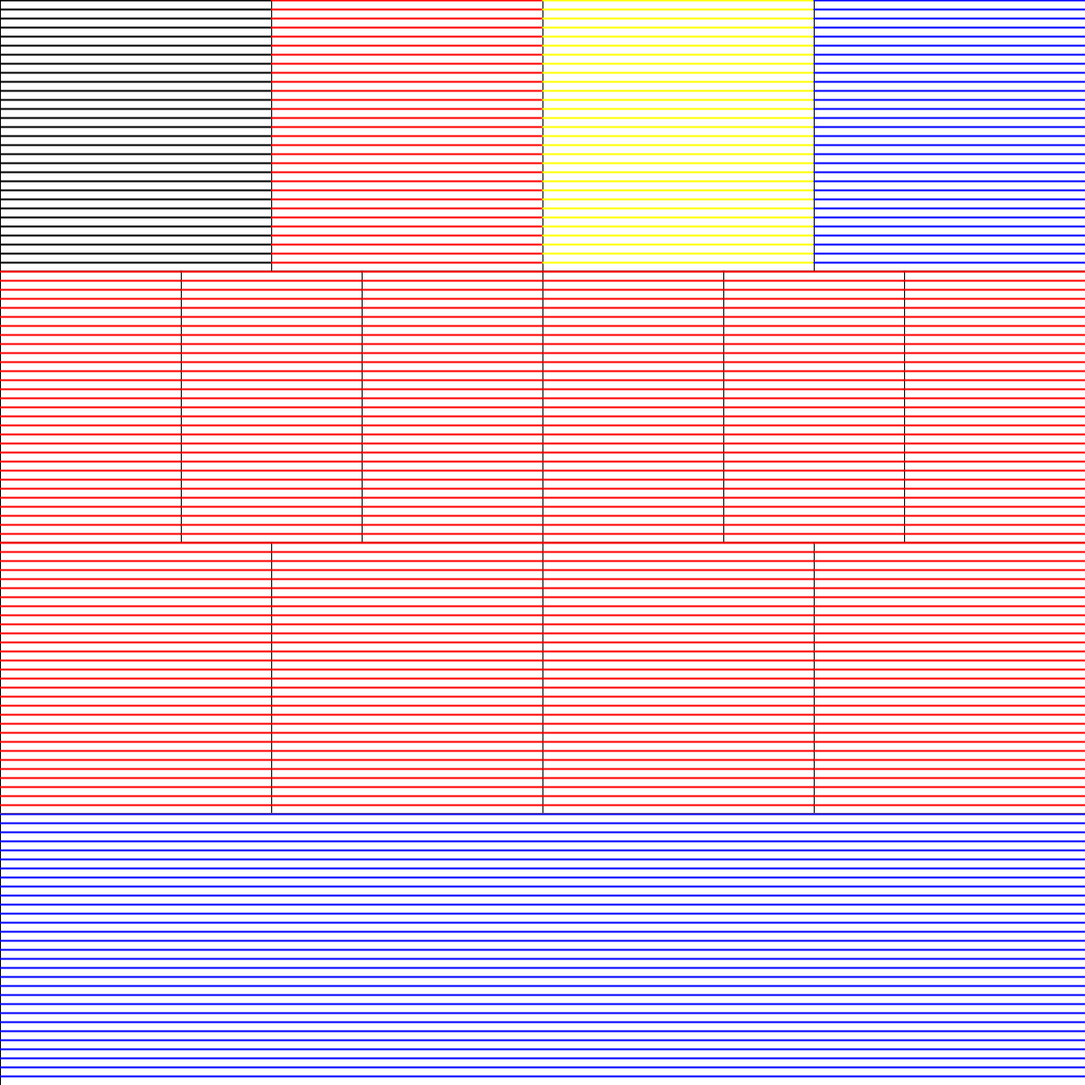
Frame 1 (no input)
Frame 60 (the mouse pressed at the canvas centre just before this capture): identical to frame 1, image omitted
Frame 120 (the mouse held since frame 60 and released just before this capture): identical to frame 1, image omitted

The Processing sketch that drew this single still picture (run headless with seeded random() and noise(); from frame 60 on, the mouse is pressed at the canvas centre):

// Processing sketch: sketch_2022_02_12_Genuary_07
// ── sketch_2022_02_12_Genuary_07.pde
int GAP = 8;
int STROKE = 2;
int quarter, sixth;
Container[] containers = new Container[32];
void setup() {
  size(1200,1200);
  background(255); 
  
  quarter = width / 4;
  sixth = width / 6;
  strokeWeight(STROKE);
  // first row
  containers[0] = new Container(color(0), 0, 0, quarter, height / 4, Direction.HORIZONTAL);
  containers[1] = new Container(color(255,0,0), quarter, 0, quarter, height / 4, Direction.VERTICAL);
  containers[2] = new Container(color(255,255,0), quarter * 2, 0, quarter, height / 4, Direction.LEFT_DIAGONAL);
  containers[3] = new Container(color(0,0,255), quarter * 3, 0, quarter, height / 4, Direction.RIGHT_DIAGONAL);
  
  // second row
  containers[4] = new Container(color(0), 0, height / 4, sixth, height / 4, Direction.HORIZONTAL);
  containers[5] = new Container(color(255,0,0), 0, height / 4, sixth, height / 4, Direction.VERTICAL);
  
  containers[6] = new Container(color(0), sixth, height / 4, sixth, height / 4, Direction.HORIZONTAL);
  containers[7] = new Container(color(255,0,0), sixth, height / 4, sixth, height / 4, Direction.VERTICAL);
  
  containers[8] = new Container(color(0), sixth * 2, height / 4, sixth, height / 4, Direction.HORIZONTAL);
  containers[9] = new Container(color(255,0,0), sixth * 2, height / 4, sixth, height / 4, Direction.VERTICAL);
  
  containers[10] = new Container(color(0), sixth * 3, height / 4, sixth, height / 4, Direction.HORIZONTAL);
  containers[11] = new Container(color(255,0,0), sixth * 3, height / 4, sixth, height / 4, Direction.VERTICAL);
  
  containers[12] = new Container(color(0), sixth * 4, height / 4, sixth, height / 4, Direction.HORIZONTAL);
  containers[13] = new Container(color(255,0,0), sixth * 4, height / 4, sixth, height / 4, Direction.VERTICAL);
  
  containers[14] = new Container(color(0), sixth * 5, height / 4, sixth, height / 4, Direction.HORIZONTAL);
  containers[15] = new Container(color(255,0,0), sixth * 5, height / 4, sixth, height / 4, Direction.VERTICAL);
  
  // third row
  containers[16] = new Container(color(0), 0, height / 2, quarter, height / 4, Direction.HORIZONTAL);
  containers[17] = new Container(color(255,0,0), 0, height / 2, quarter, height / 4, Direction.VERTICAL);
  containers[18] = new Container(color(255,0,0), 0, height / 2, quarter, height / 4, Direction.VERTICAL);
  
  containers[19] = new Container(color(0), quarter, height / 2, quarter, height / 4, Direction.HORIZONTAL);
  containers[20] = new Container(color(255,0,0), quarter, height / 2, quarter, height / 4, Direction.VERTICAL);
  containers[21] = new Container(color(255,0,0), quarter, height / 2, quarter, height / 4, Direction.VERTICAL);
  
  containers[22] = new Container(color(0), quarter * 2, height / 2, quarter, height / 4, Direction.HORIZONTAL);
  containers[23] = new Container(color(255,0,0), quarter * 2, height / 2, quarter, height / 4, Direction.VERTICAL);
  containers[24] = new Container(color(255,0,0), quarter * 2, height / 2, quarter, height / 4, Direction.VERTICAL);
  
  containers[25] = new Container(color(0), quarter * 3, height / 2, quarter, height / 4, Direction.HORIZONTAL);
  containers[26] = new Container(color(255,0,0), quarter * 3, height / 2, quarter, height / 4, Direction.VERTICAL);
  containers[27] = new Container(color(255,0,0), quarter * 3, height / 2, quarter, height / 4, Direction.VERTICAL);
  
  // fourth row
  containers[28] = new Container(color(0), 0, 3 * height / 4, width, height / 4, Direction.HORIZONTAL);
  containers[29] = new Container(color(255,0,0), 0, 3 * height / 4, width, height / 4, Direction.VERTICAL);
  containers[30] = new Container(color(255,255,0),0, 3 * height / 4, width, height / 4, Direction.LEFT_DIAGONAL);
  containers[31] = new Container(color(0,0,255), 0, 3 * height / 4, width, height / 4, Direction.RIGHT_DIAGONAL);
  
}

void draw() {
  for (Container c : containers) {
    c.draw();
  }
}

// ── Container.pde
public enum Direction {
  HORIZONTAL,
  VERTICAL,
  LEFT_DIAGONAL,
  RIGHT_DIAGONAL
}

class Container{
  color c;
  int x,y,w,h;
  Direction d;
  Container(color c, int x, int y, int w, int h, Direction d) {
    this.c = c;
    this.x = x;
    this.y = y;
    this.w = w;
    this.h = h;
    this.d = d;
  }
  
  void update() {
    
  }
  
  void draw() {
    strokeWeight(1);
    stroke(0);
    rect(this.x, this.y, this.w, this.h);
    strokeWeight(STROKE);
    stroke(this.c);
    int y = this.y;
    while(y < this.y + this.h) {
      line(this.x, y, this.x + this.w, y);
      y = y + STROKE + GAP;
    }
  }
}
